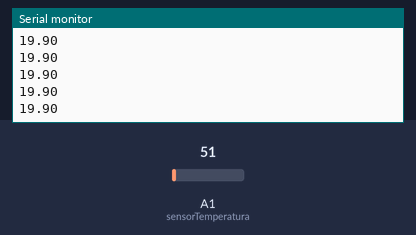
Bench run of a sketch on a simulated Arduino Uno, built with avr-gcc and run on an emulated ATmega328P. Parts: the last lines printed to the serial monitor. The test bench sets the inputs (shaded band); at power-on: A1 (sensorTemperatura) = 51.

Above: at 1.2 s.
1.3 s: A1 (sensorTemperatura) set to 61
At 2.1 s:
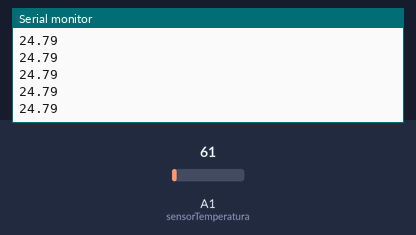
2.8 s: A1 (sensorTemperatura) set to 71
At 3.7 s:
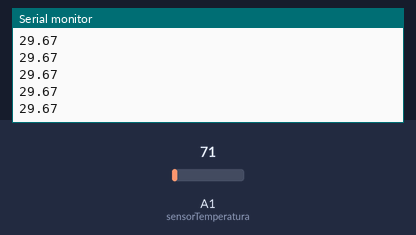
Timing chart, 0 to 5.8 s (numbered marks = the images above; inputs shaded):
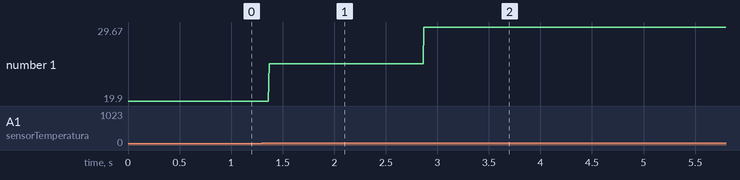

Measured:
- after the input at 1.3 s, the serial monitor: prints a new line after 0.07 s (image 1)
- after the input at 2.8 s, the serial monitor: prints a new line after 0.07 s (image 2)
- plotted number 1: 19.9 → 24.79 after the input at 1.3 s, 24.79 → 29.67 after the input at 2.8 s

The sketch:

codigo.ino
```cpp
int sensorTemperatura = A1;

void setup() {
  Serial.begin(9600);
  pinMode(sensorTemperatura,INPUT);
}

void loop() {
  int lectura = analogRead(sensorTemperatura);
  float temperatura = 5.0/1024*lectura *100 - 5;
  Serial.println(temperatura);
}
```
